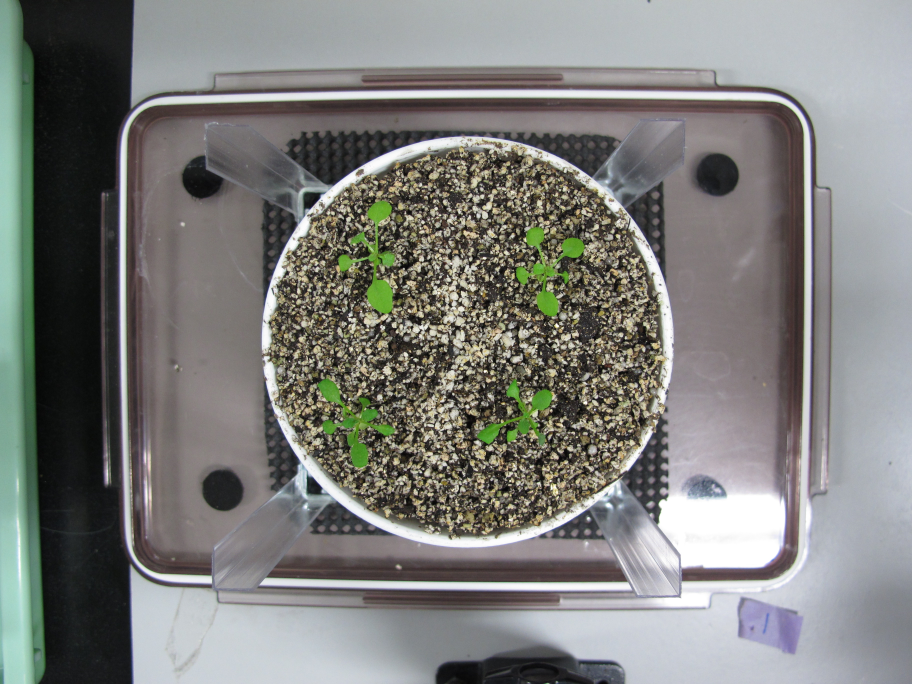
#> input picture original.JPG/IMG_5136.JPG, 3648 x 2736 px, found by its file name (shown at 1/4 size)
$ python arabi_thermo_1.py
#> lines starting #> are read from the running program, lines starting #| are printed output that depends on the picture; after the words box and inside, x2 and y2 are one past the last pixel; in counts of white or black regions, pixels touching at a corner belong together
import cv2
import numpy as np
import matplotlib.pyplot as plt
filenameIMG = 'IMG_5136' #IMGの画像
filenameIR = 'IR_6854' #IRの画像

imgIMG = cv2.imread(filenameIMG+'.jpg')
#> imgIMG is the input picture: shape (2736, 3648, 3); mean B, G, R 123.1, 125.9, 125.4

# 画像の座標上から4角を切り出す
pts1_IMG = np.float32([[831.552, 502.136],  [2734.02, 498.435], [864.864, 2360.19],  [2715.51, 2378.69]]) #pts1 = np.float32([[左上の座標],[右上の座標],[左下の座標],[右下の座標]]) #step0で抽出したのを入れる
pts2_IMG = np.float32([[0,0],[600,0],[0,520],[600,520]]) #resize

# 透視変換の行列を求める
M_IMG = cv2.getPerspectiveTransform(pts1_IMG,pts2_IMG)

# 変換行列を用いて画像の透視変換
rstIMG = cv2.warpPerspective(imgIMG,M_IMG,(600,520))
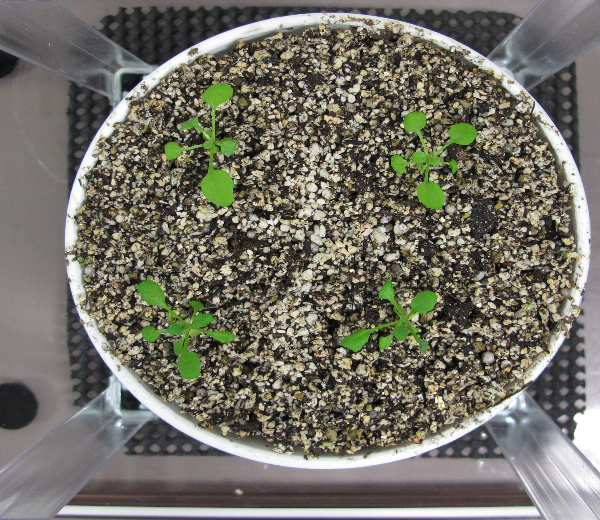
#> rstIMG: shape (520, 600, 3); mean B, G, R 102.1, 112.5, 114.7
print(str(type(rstIMG)))
#| <class 'numpy.ndarray'>
# 透視変換後の画像を保存
cv2.imwrite(filenameIMG+'_henkango.png',rstIMG)

imgIR = cv2.imread(filenameIR+'.jpg')
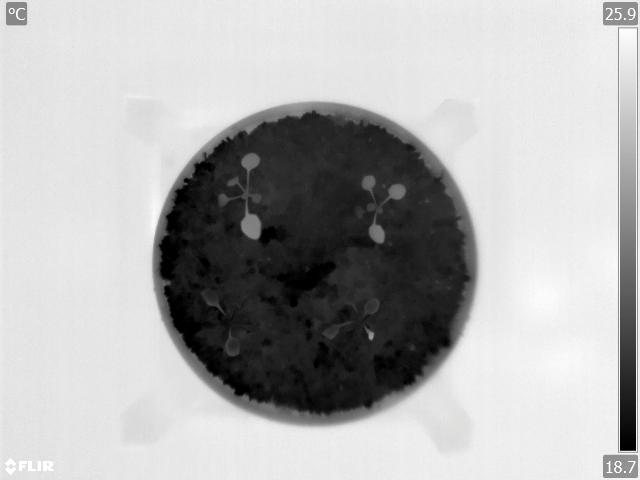
#> input picture ir/IR_6854.jpg, 640 x 480 px, found by its file name
#> imgIR is the input picture: shape (480, 640, 3); mean B, G, R 177.6, 177.6, 177.6

# 画像の座標上から4角を切り出す
pts1_IR = np.float32([[126.643, 96.1234], [466.903, 101.318], [123.396, 440.279], [471.448, 448.721]]) #pts1 = np.float32([[左上の座標],[右上の座標],[左下の座標],[右下の座標]])
pts2_IR = np.float32([[0,0],[600,0],[0,520],[600,520]]) #resize

# 透視変換の行列を求める
M_IR = cv2.getPerspectiveTransform(pts1_IR,pts2_IR)

# 変換行列を用いて画像の透視変換
rst = cv2.warpPerspective(imgIR,M_IR,(600,520))
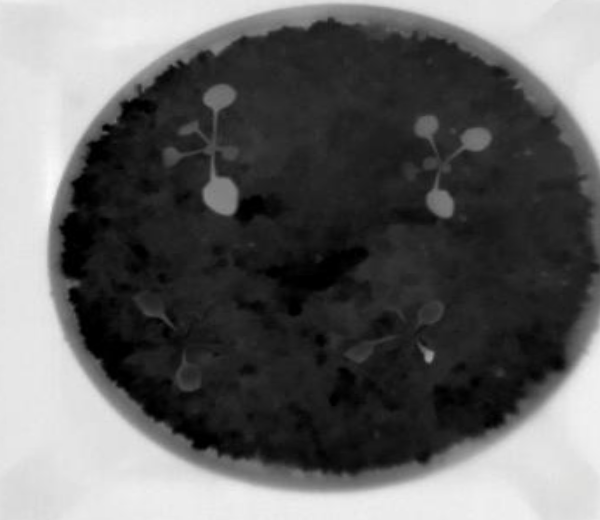
#> rst: shape (520, 600, 3); mean B, G, R 98.8, 98.8, 98.8
# 透視変換後の画像を保存
cv2.imwrite(filenameIR+'_henkango.png',rst)

#%matplotlib inline
#filenameIMG = 'IMG_0918_pot22_henkango'
#filenameIR = 'IR_6082_pot22_gray_henkango'
#im = cv2.imread(filenameIMG+".png") #緑＋土の画像 デジカメ撮影
print(rstIMG)
#> (printed output is left out)
hsv = cv2.cvtColor(rstIMG, cv2.COLOR_BGR2HSV)
#> hsv: shape (520, 600, 3); mean H, S, V 57.7, 43.9, 118.5
hsv_gaus = cv2.GaussianBlur(hsv, (3,3),0)
#> hsv_gaus: shape (520, 600, 3); mean H, S, V 57.7, 44, 118.5
hsv_min = np.array([30, 80, 60])
hsv_max = np.array([255, 255, 255])
mask = cv2.inRange(hsv_gaus, hsv_min,  hsv_max)
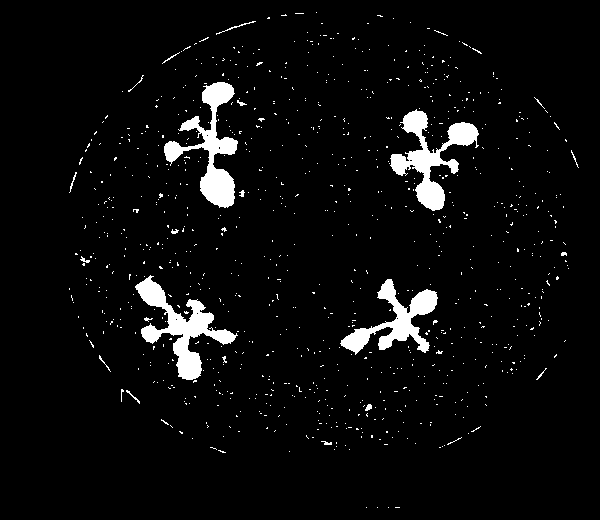
#> mask: shape (520, 600); 4.5% white; 890 white regions (870 under 20 px), largest, box (x1, y1, x2, y2) and area: (135, 275, 238, 380) 3141, (164, 82, 238, 208) 3076, (390, 109, 479, 211) 2972
im_list = np.asarray(mask)
plt.imshow(im_list)
plt.show()
print("type is " + str(type(im_list)))
#| type is <class 'numpy.ndarray'>
#cv2.imwrite('color1_mask.png',im_list) #緑のみ ノイズあり
kernel = np.ones((5,5),np.uint8) #かっこの数字が大きいほど大きいノイズが除去される。
result = cv2.morphologyEx(im_list, cv2.MORPH_OPEN, kernel)
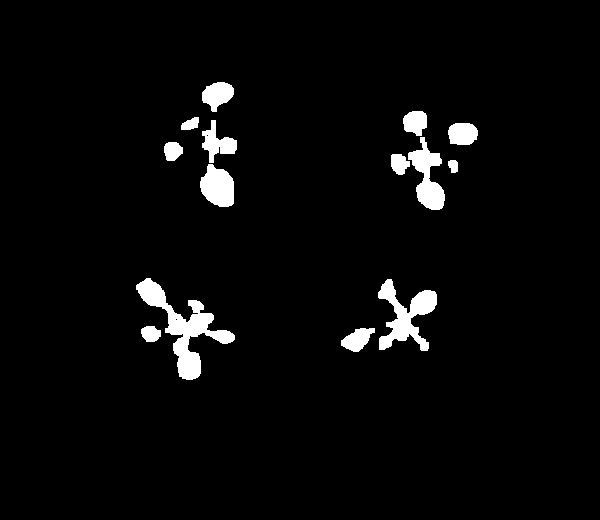
#> result: shape (520, 600); 3.5% white; 14 white regions, largest, box (x1, y1, x2, y2) and area: (136, 278, 235, 380) 2781, (378, 279, 437, 351) 1859, (408, 137, 445, 210) 1321
plt.imshow(result)
plt.show()
cv2.imwrite(filenameIMG+'_mask_minusNoize.png',result) #緑のみでノイズがなくなった画像 これがフィルター的な画像となる

from PIL import Image, ImageDraw, ImageFilter
im_rgb = Image.open(filenameIMG+'_henkango.png')#緑＋土の画像 デジカメ撮影
im_a = Image.open(filenameIMG+'_mask_minusNoize.png').convert('L')#緑のみでノイズがなくなった画像
im_rgba = im_rgb.copy()
im_rgba.putalpha(im_a)
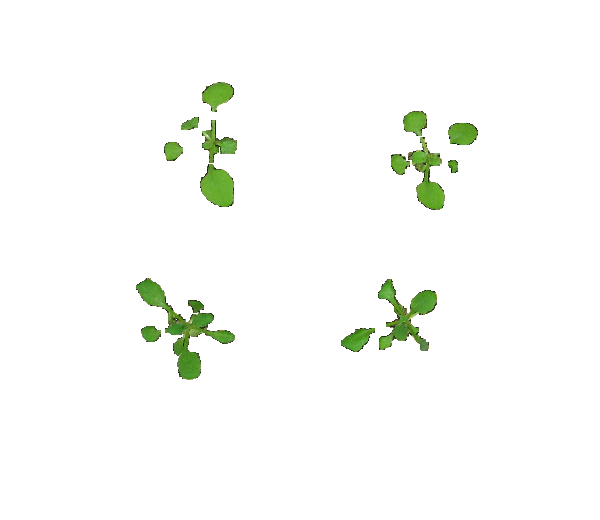
#> im_rgba: PIL image 600x520 RGBA; mean R, G, B, A 114.7, 112.5, 102.1, 9; transparent parts drawn white
im_rgba.save(filenameIMG+'_mask_minusNoize_alpha.png') #アラビのみの部分が切り出され他は透明になった画像

im_rgb = Image.open(filenameIR+'_henkango.png')#IRの画像
#im_a = Image.open('IMG_0944_pot33_henkango_mask_minusNoize.png').convert('L') #緑のみでノイズがなくなった画像 これがフィルター的な画像となる
im_rgb_c = im_rgb.copy()
im_rgb_c.putalpha(im_a)
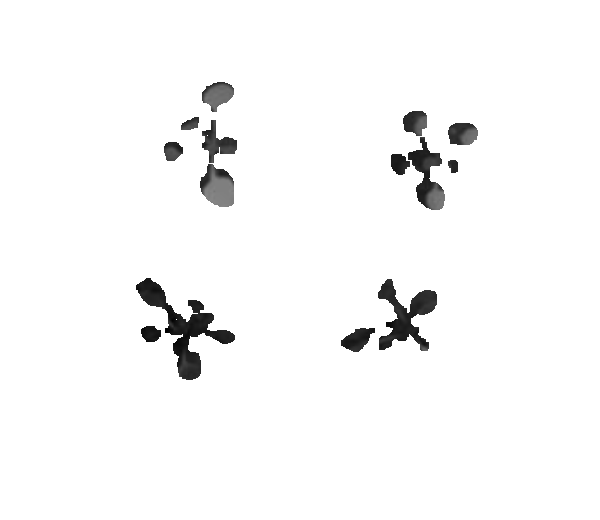
#> im_rgb_c: PIL image 600x520 RGBA; mean R, G, B, A 98.8, 98.8, 98.8, 9; transparent parts drawn white
im_rgb_c.save(filenameIR+'_alpha.png') #IR画像からアラビのみが切り出された他は透明になった画像
